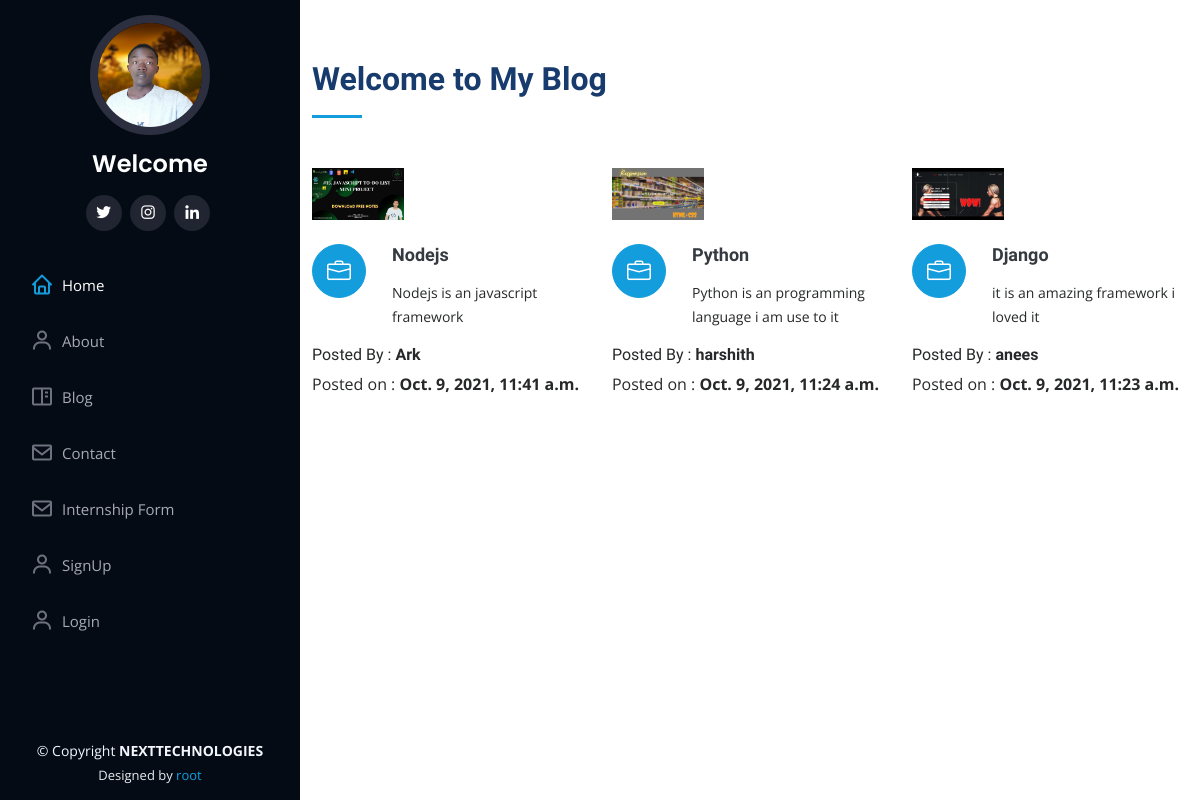
Page /blog on the committed database.
### portfolio/models.py (models this page shows, shortened)
class Blogs(models.Model):
    title=models.CharField(max_length=60)
    description=models.TextField()
    authname=models.CharField(max_length=15)
    img=models.ImageField(upload_to='blog',blank=True,null=True)
    timeStamp=models.DateTimeField(auto_now_add=True,blank=True)

### portfolio/views.py (the view)
# urls.py: path('blog',views.handleblog,name='handleblog'),
def handleblog(request):
    posts=Blogs.objects.all()
    context={"posts":posts}
    return render(request,'handleblog.html',context)

### templates/handleblog.html (shortened to what this page needs)
{% extends 'basic.html' %}
{% block body %}
{% load static %}
<section id="services" class="services">
      <div class="container">
        <div class="section-title">
          <h2>Welcome to My Blog</h2>
        </div>
        <div class="row">
{% for post in posts reversed %}
          <div class="col-lg-4 col-md-6 icon-box" data-aos="fade-up">
            <div class="col-lg-4" data-aos="fade-right">
            <img src="{{post.img.url}}" class="img-fluid" alt="no-image">
          </div>
          <br>
            <div class="icon"><i class="bi bi-briefcase"></i></div>
            <h4 class="title"><a href="">{{post.title}}</a></h4>
            <p class="description">{{post.description}}</p>
            <h6>Posted By : <b>{{post.authname}} </b></h6>
            <p>Posted on : <b>{{post.timeStamp}} </b></p>
          </div>
{% endfor %}
        </div>
      </div>
    </section>
{% endblock body %}

### templates/basic.html (shortened to what this page needs)
{% load static %}
<!DOCTYPE html>
<html lang="en">
<head>
  <link href="{% static 'assets/vendor/aos/aos.css' %}" rel="stylesheet">
  <link href="{% static 'assets/vendor/bootstrap/css/bootstrap.min.css' %}" rel="stylesheet">
  <link href="{% static 'assets/vendor/bootstrap-icons/bootstrap-icons.css' %}" rel="stylesheet">
  <link href="{% static 'assets/vendor/boxicons/css/boxicons.min.css' %}" rel="stylesheet">
  <link href="{% static 'assets/vendor/glightbox/css/glightbox.min.css' %}" rel="stylesheet">
  <link href="{% static 'assets/vendor/swiper/swiper-bundle.min.css' %}" rel="stylesheet">
  <link href="{% static 'assets/css/style.css' %}" rel="stylesheet">
</head>
<body>
  <header id="header">
    <div class="d-flex flex-column">
      <div class="profile">
        <img src="{% static 'assets/img/user.png' %}" alt="" class="img-fluid rounded-circle">
        <h1 class="text-light"><a href="index.html">Welcome {{user.username}}</a></h1>
        <div class="social-links mt-3 text-center">
          <a href="https://www.twitter.com/toor_ctrl/" target="_blank" class="twitter"><i class="bx bxl-twitter"></i></a>
          <a href="https://www.instagram.com/ark__dev/" target="_blank" class="instagram"><i class="bx bxl-instagram"></i></a>
          <a href="https://www.linkedin.com/in/aneesrehmankhan/" target="_blank" class="linkedin"><i class="bx bxl-linkedin"></i></a>
        </div>
      </div>
      <nav id="navbar" class="nav-menu navbar">
        <ul>
          <li><a href="/" class="nav-link scrollto active"><i class="bx bx-home"></i> <span>Home</span></a></li>
          <li><a href="/about" class="nav-link scrollto"><i class="bx bx-user"></i> <span>About</span></a></li>
          <li><a href="/blog" class="nav-link scrollto"><i class="bx bx-book-content"></i> <span>Blog</span></a></li>
          <li><a href="/contact" class="nav-link scrollto"><i class="bx bx-envelope"></i> <span>Contact</span></a></li>
          <li><a href="/internshipdetails" class="nav-link scrollto"><i class="bx bx-envelope"></i> <span>Internship Form</span></a></li>
{% if not request.user.is_authenticated %}
     <li><a href="/auth/signup/" class="nav-link scrollto"><i class="bx bx-user"></i> <span>SignUp</span></a></li>
          <li><a href="/auth/login/" class="nav-link scrollto"><i class="bx bx-user"></i> <span>Login</span></a></li>
{% else %}
          <li><a href="/auth/logout/" class="nav-link scrollto"><i class="bx bx-user"></i> <span>Logout</span></a></li>
{% endif %}
        </ul>
      </nav>
    </div>
  </header>
  <main id="main">
  {% block body %}
  {% endblock body %}
  </main>
  <footer id="footer">
    <div class="container">
      <div class="copyright">
        &copy; Copyright <strong><span>NEXTTECHNOLOGIES</span></strong>
      </div>
      <div class="credits">
        Designed by <a href="">root</a>
      </div>
    </div>
  </footer>
</body>
</html>

### static/assets/css/style.css (style rules this page uses)
body { font-family: "Open Sans", sans-serif; color: #272829; }
a { color: #149ddd; text-decoration: none; }
h1, h2, h3, h4, h5, h6 { font-family: "Raleway", sans-serif; }
#header { position: fixed; top: 0; left: 0; bottom: 0; width: 300px; transition: all ease-in-out 0.5s; z-index: 9997; transition: all 0.5s; padding: 0 15px; background: #040b14; overflow-y: auto; }
#header .profile img { margin: 15px auto; display: block; width: 120px; border: 8px solid #2c2f3f; }
#header .profile h1 { font-size: 24px; margin: 0; padding: 0; font-weight: 600; -moz-text-align-last: center; text-align-last: center; font-family: "Poppins", sans-serif; }
#header .profile h1 a, #header .profile h1 a:hover { color: #fff; text-decoration: none; }
#header .profile .social-links a { font-size: 18px; display: inline-block; background: #212431; color: #fff; line-height: 1; padding: 8px 0; margin-right: 4px; border-radius: 50%; text-align: center; width: 36px; height: 36px; transition: 0.3s; }
#main { margin-left: 300px; }
.nav-menu { padding: 30px 0 0 0; }
.nav-menu * { margin: 0; padding: 0; list-style: none; }
.nav-menu > ul > li { position: relative; white-space: nowrap; }
.nav-menu a, .nav-menu a:focus { display: flex; align-items: center; color: #a8a9b4; padding: 12px 15px; margin-bottom: 8px; transition: 0.3s; font-size: 15px; }
.nav-menu a i, .nav-menu a:focus i { font-size: 24px; padding-right: 8px; color: #6f7180; }
.nav-menu a:hover, .nav-menu .active, .nav-menu .active:focus, .nav-menu li:hover > a { text-decoration: none; color: #fff; }
.nav-menu a:hover i, .nav-menu .active i, .nav-menu .active:focus i, .nav-menu li:hover > a i { color: #149ddd; }
section { padding: 60px 0; overflow: hidden; }
.section-title { padding-bottom: 30px; }
.section-title h2 { font-size: 32px; font-weight: bold; margin-bottom: 20px; padding-bottom: 20px; position: relative; color: #173b6c; }
.section-title h2::after { content: ""; position: absolute; display: block; width: 50px; height: 3px; background: #149ddd; bottom: 0; left: 0; }
.services .icon-box { margin-bottom: 20px; }
.services .icon { float: left; display: flex; align-items: center; justify-content: center; width: 54px; height: 54px; background: #149ddd; border-radius: 50%; transition: 0.5s; border: 1px solid #149ddd; }
.services .icon i { color: #fff; font-size: 24px; line-height: 0; }
.services .title { margin-left: 80px; font-weight: 700; margin-bottom: 15px; font-size: 18px; }
.services .title a { color: #343a40; }
.services .description { margin-left: 80px; line-height: 24px; font-size: 14px; }
#footer { padding: 15px; color: #f4f6fd; font-size: 14px; position: fixed; left: 0; bottom: 0; width: 300px; z-index: 9999; background: #040b14; }
#footer .copyright { text-align: center; }
#footer .credits { padding-top: 5px; text-align: center; font-size: 13px; color: #eaebf0; }

### rows in the picture
Blogs: img (picture), title "Nodejs", description "Nodejs is an javascript framework", authname "Ark", timeStamp "Oct. 9, 2021, 11:41 a.m."
Blogs: img (picture), title "Python", description "Python is an programming language i am use to it", authname "harshith", timeStamp "Oct. 9, 2021, 11:24 a.m."
Blogs: img (picture), title "Django", description "it is an amazing framework i loved it", authname "anees", timeStamp "Oct. 9, 2021, 11:23 a.m."
